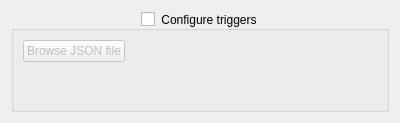
<?xml version="1.0" encoding="UTF-8"?>
<ui version="4.0">
 <class>TeleprompterConfigWidget</class>
 <widget class="QWidget" name="TeleprompterConfigWidget">
  <property name="geometry">
   <rect>
    <x>0</x>
    <y>0</y>
    <width>400</width>
    <height>123</height>
   </rect>
  </property>
  <property name="windowTitle">
   <string>Trigger Configuration Widget</string>
  </property>
  <layout class="QVBoxLayout" name="verticalLayout">
   <item>
    <widget class="QGroupBox" name="teleprompterGroupBox">
     <property name="title">
      <string>Configure triggers</string>
     </property>
     <property name="alignment">
      <set>Qt::AlignmentFlag::AlignCenter</set>
     </property>
     <property name="checkable">
      <bool>true</bool>
     </property>
     <property name="checked">
      <bool>false</bool>
     </property>
     <layout class="QFormLayout" name="formLayout">
      <property name="fieldGrowthPolicy">
       <enum>QFormLayout::FieldGrowthPolicy::ExpandingFieldsGrow</enum>
      </property>
      <item row="3" column="0">
       <widget class="QPushButton" name="browseTeleprompterConfigButton">
        <property name="toolTip">
         <string>The JSON file must contain specific fields</string>
        </property>
        <property name="text">
         <string>Browse JSON file</string>
        </property>
       </widget>
      </item>
      <item row="3" column="1">
       <widget class="QLabel" name="teleprompterConfigPathLabel">
        <property name="text">
         <string/>
        </property>
        <property name="wordWrap">
         <bool>true</bool>
        </property>
       </widget>
      </item>
     </layout>
    </widget>
   </item>
  </layout>
 </widget>
 <resources/>
 <connections/>
</ui>
